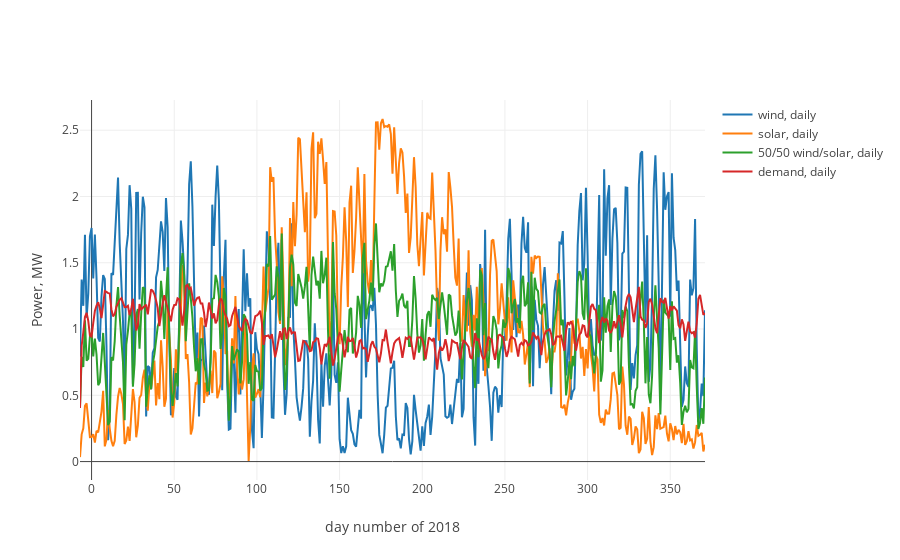

Write notebook code for a chart like this one.
### Code cell
solar_norm = solar_day/np.mean(solar_day)
wind_norm = wind_day/np.mean(wind_day)
demand_norm = demand_day/np.mean(demand_day)

trace1 = go.Scatter(x=times_day,y=wind_norm,name="wind, daily")
trace2 = go.Scatter(x=times_day,y=solar_norm,name="solar, daily")
trace3 = go.Scatter(x=times_day,y=0.5*(wind_norm+solar_norm),name="50/50 wind/solar, daily")
trace4 = go.Scatter(x=times_day,y=demand_norm,name="demand, daily")
iplot(go.Figure(data=[trace1,trace2,trace3,trace4],layout=layoutsk))

### Figure 1 — Plotly figure (JSON) as saved in the notebook; plotly's stock layout.template omitted (floating-point values rounded to 4 significant figures; data arrays with more than 128 entries replaced by an {"elided": "..."} marker saying what was removed)
{"data": [{"name": "wind, daily", "type": "scatter", "uid": "99c1c512-e4a3-44f1-b6b7-55bf4a395f44", "x": {"elided": "379 float values"}, "y": {"elided": "379 float values"}}, {"name": "solar, daily", "type": "scatter", "uid": "8a57a33c-73c7-421b-b199-66b14cd936a9", "x": {"elided": "379 float values"}, "y": {"elided": "379 float values"}}, {"name": "50/50 wind/solar, daily", "type": "scatter", "uid": "4b44701b-cd80-4d3b-bf7c-3b31bd58f35f", "x": {"elided": "379 float values"}, "y": {"elided": "379 float values"}}, {"name": "demand, daily", "type": "scatter", "uid": "66fa4480-3b54-48fe-ba09-f3e6dd174555", "x": {"elided": "379 float values"}, "y": {"elided": "379 float values"}}], "layout": {"xaxis": {"title": {"text": "day number of 2018"}}, "yaxis": {"automargin": true, "title": {"text": "Power, MW"}}}}
